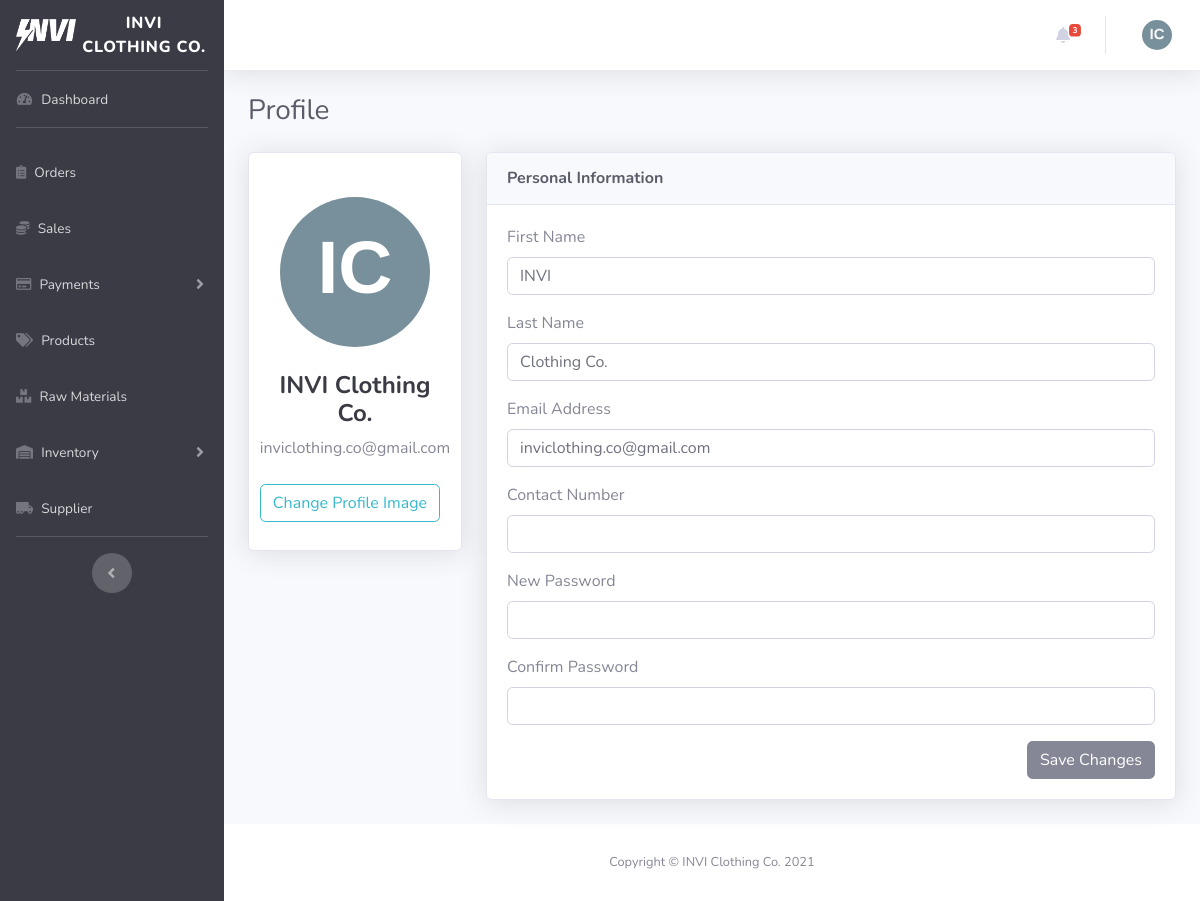
The page /dist/admin.php on the database its author committed.
### tables this page shows
CREATE TABLE `account_table` (
  `ID` int(11) NOT NULL AUTO_INCREMENT,
  `firstName` varchar(255) NOT NULL,
  `lastName` varchar(255) NOT NULL,
  `email` varchar(255) NOT NULL,
  `password` varchar(255) NOT NULL,
  `contactNumber` varchar(255) DEFAULT NULL,
  `profileImg` varchar(255) DEFAULT NULL,
  `access` varchar(255) NOT NULL,
  PRIMARY KEY (`ID`)
);

### class/webstoreclass.php (called while the page is built, shortened)
<?php
class WebStore
{
  private $server = "mysql:host=localhost;dbname=invi-clothing_database;port=3307";
  private $user = "root";
  private $pass = "";
  private $options = [
    PDO::ATTR_ERRMODE => PDO::ERRMODE_EXCEPTION,
    PDO::ATTR_DEFAULT_FETCH_MODE => PDO::FETCH_ASSOC,
  ];
  public function openConnection()
  {
    try {
      $this->con = new PDO(
        $this->server,
        $this->user,
        $this->pass,
        $this->options
      );
      return $this->con;
    } catch (PDOException $e) {
      echo "There is some problem in the connection :" . $e->getMessage();
    }
  }
  public function get_admin()
  {
    $connection = $this->openConnection();
    $stmt = $connection->prepare(
      "SELECT * FROM account_table WHERE access = 'admin' ORDER BY ID DESC"
    );
    $stmt->execute();
    $admins = $stmt->fetchall();
    $count = $stmt->rowCount();
    if ($count > 0) {
      return $admins;
    } else {
      return false;
    }
  }
  public function count_orders()
  {
    $connection = $this->openConnection();
    $stmt = $connection->prepare(
      "SELECT COUNT(DISTINCT(orderID)) FROM sales_table WHERE orderStatus = 'Pending'"
    );
    $stmt->execute();
    $orders = $stmt->fetchColumn();
    $count = $stmt->rowCount();
    if ($count > 0) {
      return $orders;
    } else {
      return false;
    }
  }
}
?>

### dist/admin.php (the view, shortened to what this page needs)
<?php
require_once "../class/webstoreclass.php";
include_once "../includes/dashboard_header.php";
$countOrders = $store->count_orders();
?>
  <body id="page-top">
    <?php
    $store->update_admin();
    $admins = $store->get_admin();
    ?>
    <div id="wrapper">
      <?php include_once "../includes/dashboard_sidebar.php"; ?>
      <div id="content-wrapper" class="d-flex flex-column">
        <div id="content">
          <?php include_once "../includes/dashboard_navbar.php"; ?>
          <div class="container-fluid">
            <h1 class="h3 mb-4 text-gray-800">Profile</h1>
            <div class="row">
              <div class="col-lg-3">
                <div class="card shadow mb-4">
                  <div class="card-body d-flex-column align-self-center">
                    <?php if ($admins) { ?>
                      <?php foreach ($admins as $admin) { ?>
                        <?php if (
                          is_null($admin["profileImg"]) ||
                          empty($admin["profileImg"])
                        ) { ?>
                          <img alt="Profile image" class="avatar mx-auto d-block mt-4 mb-4" style="border-radius:50%;">
                        <?php } else { ?>
                          <img src="./assets/img/<?= $admin[
                            "profileImg"
                          ] ?>" alt="Profile image" class="mx-auto d-block mt-4 mb-4" width="150px" height="150px" style="object-fit:cover; border-radius:50%;">
                        <?php } ?>
                        <h4 class="font-weight-bold text-gray-900 text-center"><?= $admin[
                          "firstName"
                        ] .
                          " " .
                          $admin["lastName"] ?></h4>
                        <div class="text-center mb-4"><?= $admin[
                          "email"
                        ] ?></div>
                      <?php } ?>
                    <?php } ?>
                    <label class="btn btn-outline-info" for="img" form="adminForm">Change Profile Image</label>
                  </div>
                </div>
              </div>
              <div class="col-lg-9">
                <div class="card shadow mb-4">
                  <div class="card-header py-3">
                    <h6 class="m-0 font-weight-bold text-gray-800">Personal Information</h6>
                  </div>
                  <div class="card-body">
                    <form method="post" enctype="multipart/form-data">
                      <div class="form-group">
                        <label>First Name</label>
                        <input type="text" name="firstName" class="form-control" value="<?= $admin[
                          "firstName"
                        ] ?>">
                      </div>
                      <div class="form-group">
                        <label>Last Name</label>
                        <input type="text" name="lastName" class="form-control" value="<?= $admin[
                          "lastName"
                        ] ?>">
                      </div>
                      <div class="form-group">
                        <label>Email Address</label>
                        <input type="text" name="email" class="form-control" value="<?= $admin[
                          "email"
                        ] ?>">
                      </div>
                      <div class="form-group">
                        <label>Contact Number</label>
                        <input type="text" name="contactNumber" class="form-control" value="<?= $admin[
                          "contactNumber"
                        ] ?>">
                      </div>
                      <div class="form-group">
                        <label>New Password</label>
                        <input type="password" name="newPass" class="form-control">
                      </div>
                      <div class="form-group">
                        <label>Confirm Password</label>
                        <input type="password" name="confirmPass" class="form-control">
                      </div>
                      <div class="d-flex justify-content-end">
                        <button type="submit" name="updateAdmin" class="btn btn-secondary ">Save Changes</button>
                      </div>
                    </form>
                  </div>
                </div>
              </div>
            </div>
          </div>
        </div>
        <?php require_once "../includes/dashboard_footer.php"; ?>
      </div>
    </div>
  </body>
</html>

### includes/dashboard_navbar.php (shortened to what this page needs)
<nav class="navbar navbar-expand navbar-light bg-white topbar mb-4 static-top shadow d-print-none">
    <ul class="navbar-nav ml-auto">
        <li class="nav-item dropdown no-arrow mx-1">
            <a class="nav-link dropdown-toggle" href="#" id="alertsDropdown" role="button"
                data-toggle="dropdown" aria-haspopup="true" aria-expanded="false">
                <i class="fas fa-bell fa-fw"></i>
                <?php if ($countOrders) { ?>
                    <span class="badge badge-danger badge-counter">
                        <?= $countOrders > 3 ? "3+" : $countOrders ?>
                    </span>
                <?php } ?>
            </a>
        </li>
        <li class="nav-item dropdown no-arrow">
            <a class="nav-link dropdown-toggle" href="#" id="userDropdown" role="button"
                data-toggle="dropdown" aria-haspopup="true" aria-expanded="false">
                    <?php if ($admins) { ?>
                        <?php foreach ($admins as $admin) { ?>
                            <?php if (
                              is_null($admin["profileImg"]) ||
                              empty($admin["profileImg"])
                            ) { ?>
                            <img alt="Profile image" class="avatar mx-auto d-block mt-4 mb-4" width="30px" height="30px" style="border-radius:50%;">
                            <?php } else { ?>
                                <img src="./assets/img/<?= $admin[
                                  "profileImg"
                                ] ?>" alt="Profile image" class="mx-auto d-block mt-4 mb-4" width="30px" height="30px" style="object-fit:cover; border-radius:50%;">
                            <?php } ?>
                        <?php } ?>
                    <?php } ?>
            </a>
        </li>
    </ul>
</nav>

### rows shown on the page
account_table: firstName "INVI", lastName "Clothing Co.", email "inviclothing.co@gmail.com"

### other values the page prints
$countOrders "3"
